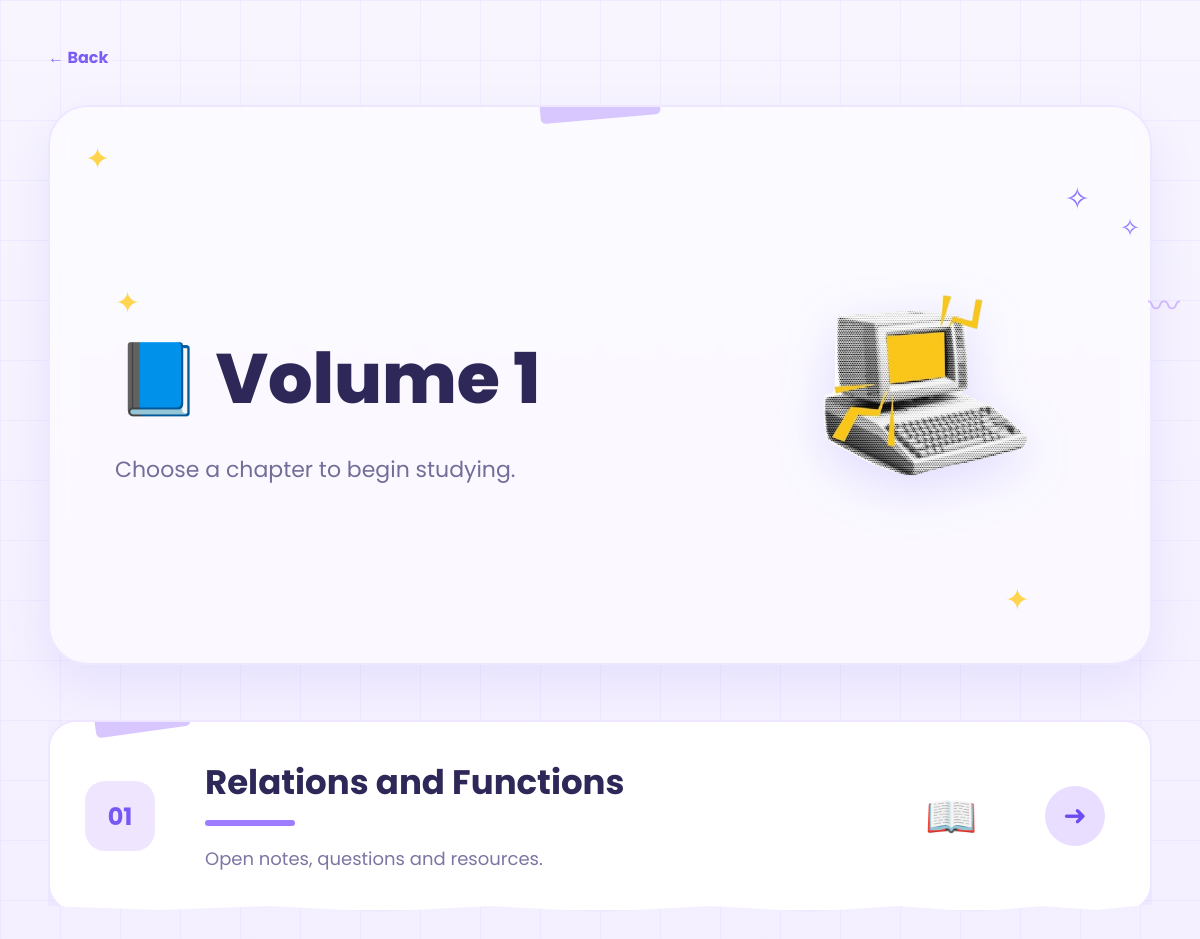
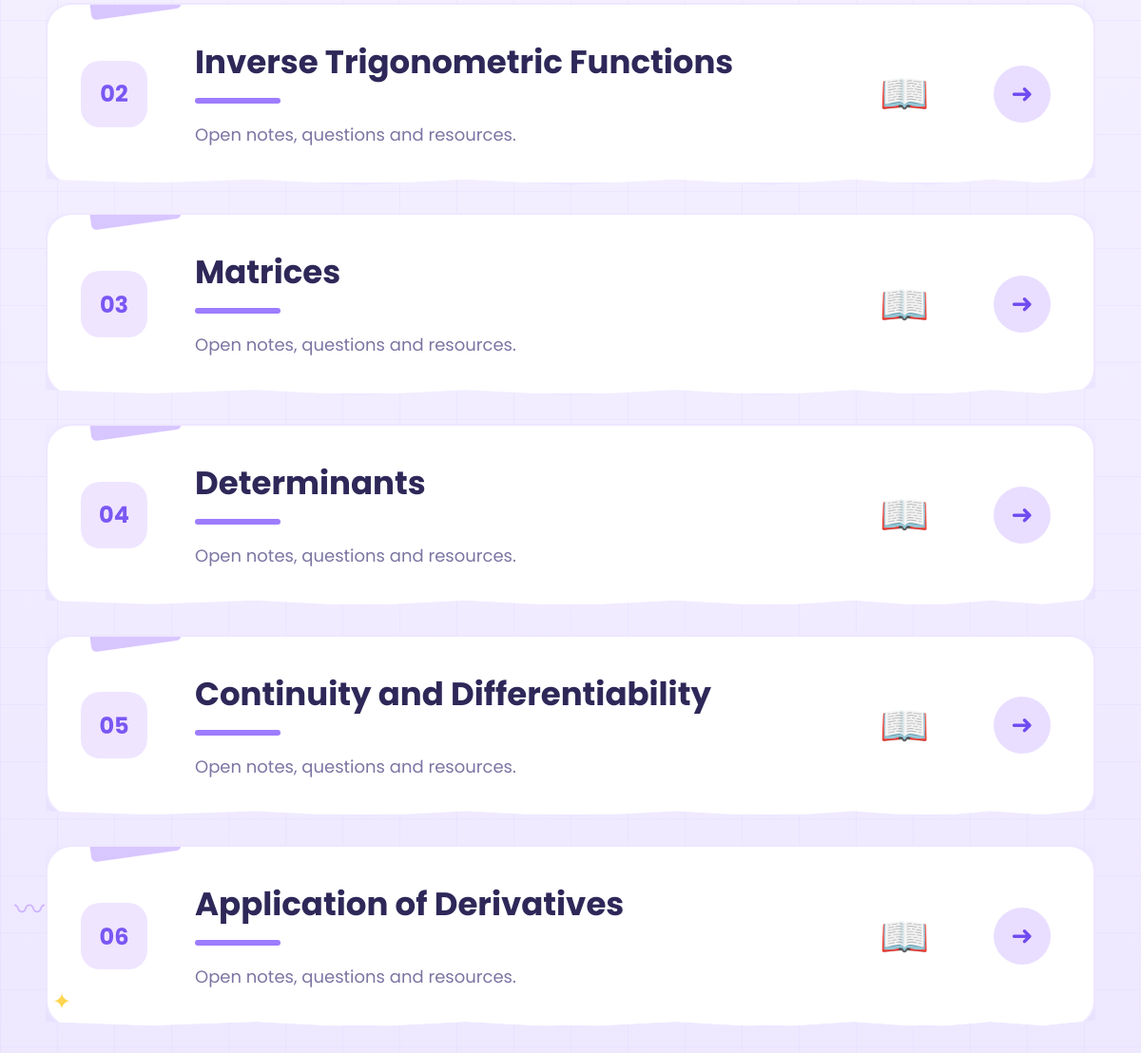
Screenshot of /book/61 with the database file from the repository (2 pictures, top to bottom).
### tables this page shows
CREATE TABLE books(

        id INTEGER PRIMARY KEY AUTOINCREMENT,
        subject_id INTEGER,
        book_name TEXT,

        FOREIGN KEY(subject_id)
        REFERENCES subjects(id)

    );

CREATE TABLE chapters(

        id INTEGER PRIMARY KEY AUTOINCREMENT,
        book_id INTEGER,
        chapter_name TEXT,

        FOREIGN KEY(book_id)
        REFERENCES books(id)

    );

### app.py (the view)
@app.route("/book/<int:book_id>")
def book(book_id):
    conn = sqlite3.connect("database.db")
    conn.row_factory = sqlite3.Row
    cursor = conn.cursor()
    cursor.execute(
        "SELECT * FROM books WHERE id=?",
        (book_id,)
    )
    book = cursor.fetchone()
    cursor.execute(
        "SELECT * FROM chapters WHERE book_id=?",
        (book_id,)
    )
    chapters = cursor.fetchall()
    conn.close()
    return render_template(
        "chapters.html",
        book=book,
        chapters=chapters
    )

### templates/chapters.html (shortened to what this page needs)
<!DOCTYPE html>
<html lang="en">
<head>
<link rel="stylesheet"
href="{{ url_for('static', filename='css/chapters.css') }}">
</head>
<body>
<div class="container">
<a href="/book/{{ book['id'] }}" class="back">
← Back
</a>
<section class="hero">
<div class="hero-text">
<div class="sparkle">
✦
</div>
<h1>
📘 {{ book["book_name"] }}
</h1>
<p>
Choose a chapter to begin studying.
</p>
</div>
<div class="hero-image">
<img
src="{{ url_for('static', filename='images/materials.png') }}"
alt="Book">
</div>
<span class="sparkle s1">✦</span>
<span class="sparkle s2">✧</span>
<span class="sparkle s3">✦</span>
</section>
<section class="chapters-grid">
{% if chapters %}
{% for chapter in chapters %}
<a
href="/chapter/{{ chapter['id'] }}"
class="chapter-card">
<div class="tape"></div>
<div class="chapter-number">
{{ "%02d"|format(loop.index) }}
</div>
<div class="chapter-info">
<h2>
{{ chapter["chapter_name"] }}
</h2>
<div class="line"></div>
<p>
Open notes, questions and resources.
</p>
</div>
<div class="chapter-icon">
📖
</div>
<div class="arrow">
➜
</div>
</a>
{% endfor %}
{% endif %}
</section>
<div class="doodle-star star1">✦</div>
<div class="doodle-star star2">✧</div>
<div class="squiggle left">〰</div>
<div class="squiggle right">〰</div>
</div>
</body>
</html>

### static/css/chapters.css (style rules this page uses)
* { margin:0; padding:0; box-sizing:border-box; }
body { font-family:"Poppins",sans-serif; background:linear-gradient(180deg,#F8F5FF,#EEE8FF); color:#2F2858; overflow-x:hidden; min-height:100vh; }
body::before { content:""; position:fixed; inset:0; background: linear-gradient(rgba(215,205,255,.22) 1px,transparent 1px), linear-gradient(90deg,rgba(215,205,255,.22) 1px,transparent 1px); background-size:60px 60px; pointer-events:none; }
.container { width:min(1350px,92%); margin:auto; padding:45px 0 80px; }
.back { display:inline-block; margin-bottom:35px; text-decoration:none; color:#7A5AF5; font-weight:700; transition:.3s; }
.hero { position:relative; display:grid; grid-template-columns:1fr 320px; align-items:center; gap:40px; padding:65px; border-radius:40px; background:rgba(255,255,255,.55); backdrop-filter:blur(12px); border:2px solid #EEE7FF; box-shadow:0 18px 45px rgba(122,104,238,.12); overflow:hidden; }
.hero::before { content:""; position:absolute; width:120px; height:22px; background:#D8C6FF; border-radius:5px; top:-10px; left:50%; transform:translateX(-50%) rotate(-5deg); }
.hero h1 { font-size:70px; font-weight:800; color:#2D2858; margin-bottom:18px; }
.hero p { font-size:22px; color:#726D99; line-height:1.8; }
.hero-image { display:flex; justify-content:center; }
.hero-image img { width:240px; animation:floatItem 5s ease-in-out infinite; filter:drop-shadow(0 15px 25px rgba(120,100,255,.2)); }
.sparkle { color:#FFD54F; font-size:30px; }
.s1 { position:absolute; left:35px; top:30px; }
.s2 { position:absolute; right:60px; top:70px; color:#8C74FF; }
.s3 { position:absolute; right:120px; bottom:40px; }
.chapters-grid { margin-top:55px; display:flex; flex-direction:column; gap:30px; }
.chapter-card { position:relative; display:grid; grid-template-columns:90px 1fr 90px 70px; align-items:center; gap:30px; text-decoration:none; color:#2E2859; padding:35px; border-radius:28px; background:white; border:2px solid #EEE7FF; box-shadow:0 15px 35px rgba(120,100,255,.10); overflow:hidden; transition:.35s; }
.chapter-card { background-image: linear-gradient(rgba(255,255,255,.96),rgba(255,255,255,.96)), repeating-linear-gradient( transparent, transparent 28px, rgba(225,216,255,.5) 29px ); }
.chapter-card { clip-path:polygon( 0 0, 100% 0, 100% 96%, 95% 99%, 90% 97%, 84% 100%, 77% 97%, 69% 100%, 60% 97%, 50% 100%, 40% 97%, 30% 100%, 20% 97%, 10% 99%, 0 97% ); }
.tape { position:absolute; top:-10px; left:45px; width:95px; height:20px; background:#D8C6FF; border-radius:5px; transform:rotate(-8deg); }
.chapter-number { width:70px; height:70px; border-radius:20px; background:#EFE5FF; display:flex; justify-content:center; align-items:center; font-size:24px; font-weight:700; color:#7858F3; }
.chapter-info h2 { font-size:34px; margin-bottom:10px; }
.chapter-info p { font-size:18px; color:#7B76A3; line-height:1.7; }
.line { width:90px; height:6px; background:#9D7CFF; border-radius:999px; margin:12px 0 18px; }
.chapter-icon { font-size:42px; animation:floatItem 5s ease-in-out infinite; }
.arrow { width:60px; height:60px; border-radius:50%; background:#E9DEFF; display:flex; justify-content:center; align-items:center; font-size:28px; color:#6E4CF0; transition:.35s; }
.doodle-star { position:absolute; font-size:24px; animation:twinkle 2s infinite; }
.star1 { left:55px; bottom:90px; color:#FFD54F; }
.star2 { right:60px; top:210px; color:#8D74FF; }
.squiggle { position:absolute; font-size:32px; color:#B792FF; opacity:.6; animation:floatItem 6s ease-in-out infinite; }
.left { left:15px; bottom:180px; }
.right { right:20px; top:280px; }

### rows the page displays
books: book_name "Volume 1"
chapters: index "01", chapter_name "Relations and Functions"
chapters: index "02", chapter_name "Inverse Trigonometric Functions"
chapters: index "03", chapter_name "Matrices"
chapters: index "04", chapter_name "Determinants"
chapters: index "05", chapter_name "Continuity and Differentiability"
chapters: index "06", chapter_name "Application of Derivatives"
